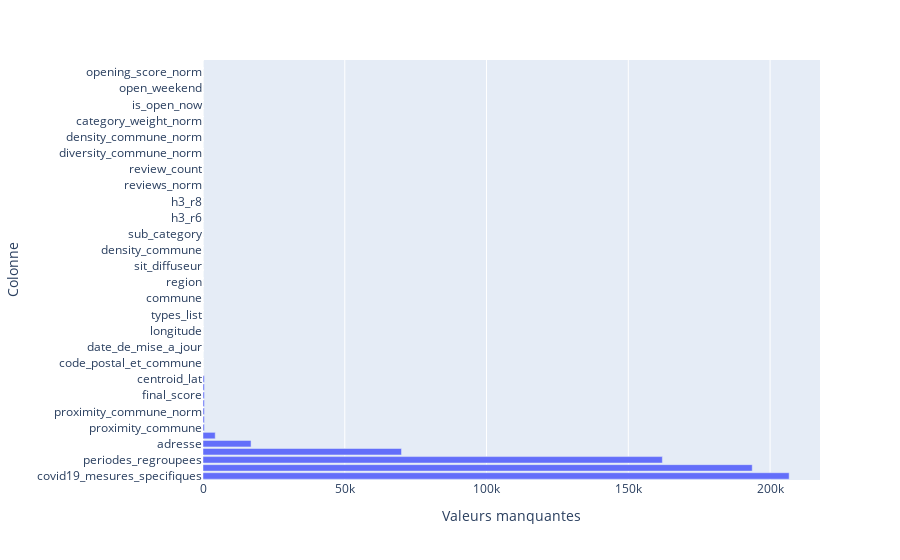

Notebook cell for this chart:
### Code cell
missing = df.isna().sum().sort_values(ascending=False)

fig = px.bar(
    missing.reset_index(),
    x=0, y="index",
    orientation="h",
    labels={"index": "Colonne", "0": "Valeurs manquantes"}
)
fig.show()

### Figure 1 — Plotly figure (JSON) as saved in the notebook; plotly's stock layout.template omitted (floating-point values rounded to 4 significant figures)
{"data": [{"hovertemplate": "Valeurs manquantes=%{x}<br>Colonne=%{y}<extra></extra>", "legendgroup": "", "marker": {"color": "#636efa", "pattern": {"shape": ""}}, "name": "", "orientation": "h", "showlegend": false, "textposition": "auto", "type": "bar", "x": [206726, 193707, 162009, 70011, 16951, 4311, 478, 478, 478, 478, 478, 478, 478, 0, 0, 0, 0, 0, 0, 0, 0, 0, 0, 0, 0, 0, 0, 0, 0, 0, 0, 0, 0, 0, 0, 0, 0, 0, 0, 0, 0, 0, 0, 0, 0, 0, 0, 0, 0, 0, 0, 0], "xaxis": "x", "y": ["covid19_mesures_specifiques", "classements_du_poi", "periodes_regroupees", "description", "adresse", "contacts_du_poi", "proximity_commune", "centroid_lon", "proximity_commune_norm", "final_score_raw", "final_score", "proximity_commune_log", "centroid_lat", "nom_du_poi", "code_postal_et_commune", "categories_de_poi", "date_de_mise_a_jour", "latitude", "longitude", "createur_de_la_donnee", "types_list", "departement", "commune", "code_postal", "region", "uri_id_du_poi", "sit_diffuseur", "type_principal", "density_commune", "main_category", "sub_category", "itineraire", "h3_r6", "h3_r7", "h3_r8", "h3_r9", "reviews_norm", "rating_norm", "review_count", "rating", "diversity_commune_norm", "diversity_commune", "density_commune_norm", "popularity_norm", "category_weight_norm", "category_weight", "is_open_now", "open_hours_norm", "open_weekend", "open_late", "opening_score_norm", "opening_score"], "yaxis": "y"}], "layout": {"barmode": "relative", "legend": {"tracegroupgap": 0}, "margin": {"t": 60}, "xaxis": {"anchor": "y", "domain": [0, 1], "title": {"text": "Valeurs manquantes"}}, "yaxis": {"anchor": "x", "domain": [0, 1], "title": {"text": "Colonne"}}}}
